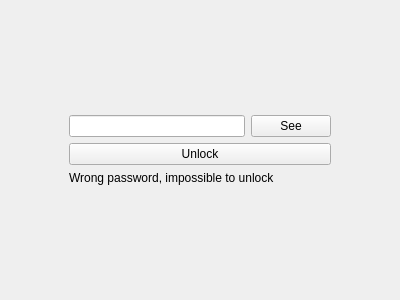
<?xml version="1.0" encoding="UTF-8"?>
<ui version="4.0">
 <class>AuthPage</class>
 <widget class="QWidget" name="AuthPage">
  <property name="geometry">
   <rect>
    <x>0</x>
    <y>0</y>
    <width>400</width>
    <height>300</height>
   </rect>
  </property>
  <property name="windowTitle">
   <string>Form</string>
  </property>
  <layout class="QGridLayout" name="gridLayout_3" columnstretch="1,3,1,1">
   <item row="1" column="3">
    <spacer name="horizontalSpacer_2">
     <property name="orientation">
      <enum>Qt::Horizontal</enum>
     </property>
     <property name="sizeHint" stdset="0">
      <size>
       <width>40</width>
       <height>20</height>
      </size>
     </property>
    </spacer>
   </item>
   <item row="1" column="1">
    <widget class="QLineEdit" name="pass_entry"/>
   </item>
   <item row="1" column="0">
    <spacer name="horizontalSpacer">
     <property name="orientation">
      <enum>Qt::Horizontal</enum>
     </property>
     <property name="sizeHint" stdset="0">
      <size>
       <width>40</width>
       <height>20</height>
      </size>
     </property>
    </spacer>
   </item>
   <item row="0" column="1">
    <spacer name="verticalSpacer">
     <property name="orientation">
      <enum>Qt::Vertical</enum>
     </property>
     <property name="sizeHint" stdset="0">
      <size>
       <width>20</width>
       <height>40</height>
      </size>
     </property>
    </spacer>
   </item>
   <item row="1" column="2">
    <widget class="QPushButton" name="view_pass">
     <property name="text">
      <string>See</string>
     </property>
    </widget>
   </item>
   <item row="2" column="1" colspan="2">
    <widget class="QPushButton" name="validate_entry">
     <property name="text">
      <string>Unlock</string>
     </property>
    </widget>
   </item>
   <item row="4" column="1">
    <spacer name="verticalSpacer_2">
     <property name="orientation">
      <enum>Qt::Vertical</enum>
     </property>
     <property name="sizeHint" stdset="0">
      <size>
       <width>20</width>
       <height>40</height>
      </size>
     </property>
    </spacer>
   </item>
   <item row="3" column="1" colspan="2">
    <widget class="QLabel" name="wrong_label">
     <property name="enabled">
      <bool>true</bool>
     </property>
     <property name="text">
      <string>Wrong password, impossible to unlock</string>
     </property>
    </widget>
   </item>
  </layout>
 </widget>
 <resources/>
 <connections/>
</ui>
